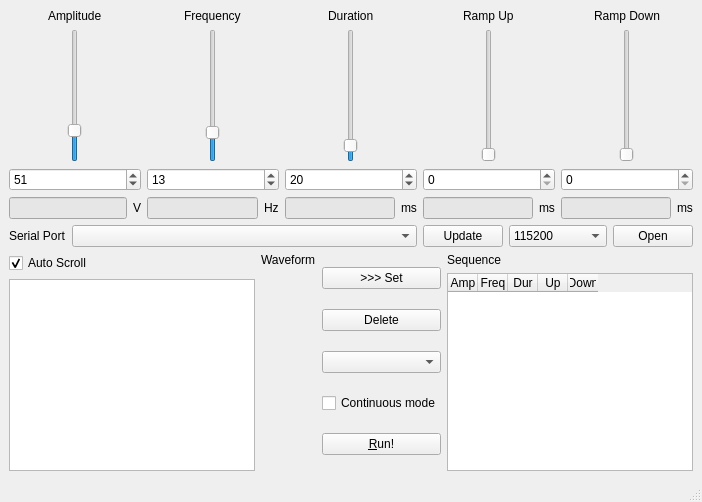
<?xml version="1.0" encoding="UTF-8"?>
<ui version="4.0">
 <class>MainWindow</class>
 <widget class="QMainWindow" name="MainWindow">
  <property name="geometry">
   <rect>
    <x>0</x>
    <y>0</y>
    <width>702</width>
    <height>502</height>
   </rect>
  </property>
  <property name="windowTitle">
   <string>MainWindow</string>
  </property>
  <widget class="QWidget" name="centralwidget">
   <layout class="QVBoxLayout" name="verticalLayout_10">
    <item>
     <layout class="QHBoxLayout" name="horizontalLayout_6">
      <item>
       <layout class="QVBoxLayout" name="verticalLayout">
        <item alignment="Qt::AlignHCenter">
         <widget class="QLabel" name="label">
          <property name="text">
           <string>Amplitude</string>
          </property>
         </widget>
        </item>
        <item alignment="Qt::AlignHCenter">
         <widget class="QSlider" name="verticalSlider_amp">
          <property name="sizePolicy">
           <sizepolicy hsizetype="Fixed" vsizetype="Expanding">
            <horstretch>0</horstretch>
            <verstretch>0</verstretch>
           </sizepolicy>
          </property>
          <property name="minimumSize">
           <size>
            <width>0</width>
            <height>80</height>
           </size>
          </property>
          <property name="minimum">
           <number>0</number>
          </property>
          <property name="maximum">
           <number>255</number>
          </property>
          <property name="value">
           <number>51</number>
          </property>
          <property name="orientation">
           <enum>Qt::Vertical</enum>
          </property>
         </widget>
        </item>
        <item>
         <widget class="QSpinBox" name="spinBox_amp">
          <property name="minimum">
           <number>0</number>
          </property>
          <property name="maximum">
           <number>255</number>
          </property>
          <property name="singleStep">
           <number>1</number>
          </property>
          <property name="value">
           <number>51</number>
          </property>
         </widget>
        </item>
        <item>
         <layout class="QHBoxLayout" name="horizontalLayout_8">
          <item>
           <widget class="QLineEdit" name="lineEdit_amp">
            <property name="styleSheet">
             <string notr="true">background-color: rgb(230, 230, 230);</string>
            </property>
            <property name="readOnly">
             <bool>true</bool>
            </property>
           </widget>
          </item>
          <item alignment="Qt::AlignHCenter">
           <widget class="QLabel" name="label_14">
            <property name="text">
             <string>V</string>
            </property>
           </widget>
          </item>
         </layout>
        </item>
       </layout>
      </item>
      <item>
       <layout class="QVBoxLayout" name="verticalLayout_2">
        <item alignment="Qt::AlignHCenter">
         <widget class="QLabel" name="label_2">
          <property name="text">
           <string>Frequency</string>
          </property>
         </widget>
        </item>
        <item alignment="Qt::AlignHCenter">
         <widget class="QSlider" name="verticalSlider_freq">
          <property name="minimum">
           <number>1</number>
          </property>
          <property name="maximum">
           <number>64</number>
          </property>
          <property name="value">
           <number>13</number>
          </property>
          <property name="orientation">
           <enum>Qt::Vertical</enum>
          </property>
         </widget>
        </item>
        <item>
         <widget class="QSpinBox" name="spinBox_freq">
          <property name="minimum">
           <number>1</number>
          </property>
          <property name="maximum">
           <number>64</number>
          </property>
          <property name="value">
           <number>13</number>
          </property>
         </widget>
        </item>
        <item>
         <layout class="QHBoxLayout" name="horizontalLayout_7">
          <item>
           <widget class="QLineEdit" name="lineEdit_freq">
            <property name="styleSheet">
             <string notr="true">background-color: rgb(230, 230, 230);</string>
            </property>
           </widget>
          </item>
          <item>
           <widget class="QLabel" name="label_13">
            <property name="text">
             <string>Hz</string>
            </property>
           </widget>
          </item>
         </layout>
        </item>
       </layout>
      </item>
      <item>
       <layout class="QVBoxLayout" name="verticalLayout_3">
        <item alignment="Qt::AlignHCenter">
         <widget class="QLabel" name="label_3">
          <property name="text">
           <string>Duration</string>
          </property>
         </widget>
        </item>
        <item alignment="Qt::AlignHCenter">
         <widget class="QSlider" name="verticalSlider_duration">
          <property name="maximum">
           <number>255</number>
          </property>
          <property name="value">
           <number>20</number>
          </property>
          <property name="orientation">
           <enum>Qt::Vertical</enum>
          </property>
         </widget>
        </item>
        <item>
         <widget class="QSpinBox" name="spinBox_duration">
          <property name="minimum">
           <number>0</number>
          </property>
          <property name="maximum">
           <number>255</number>
          </property>
          <property name="singleStep">
           <number>1</number>
          </property>
          <property name="value">
           <number>20</number>
          </property>
         </widget>
        </item>
        <item>
         <layout class="QHBoxLayout" name="horizontalLayout_9">
          <item>
           <widget class="QLineEdit" name="lineEdit_duration">
            <property name="styleSheet">
             <string notr="true">background-color: rgb(230, 230, 230);</string>
            </property>
           </widget>
          </item>
          <item>
           <widget class="QLabel" name="label_15">
            <property name="text">
             <string>ms</string>
            </property>
           </widget>
          </item>
         </layout>
        </item>
       </layout>
      </item>
      <item>
       <layout class="QVBoxLayout" name="verticalLayout_4">
        <item alignment="Qt::AlignHCenter">
         <widget class="QLabel" name="label_4">
          <property name="text">
           <string>Ramp Up</string>
          </property>
         </widget>
        </item>
        <item alignment="Qt::AlignHCenter">
         <widget class="QSlider" name="verticalSlider_up">
          <property name="maximum">
           <number>15</number>
          </property>
          <property name="orientation">
           <enum>Qt::Vertical</enum>
          </property>
         </widget>
        </item>
        <item>
         <widget class="QSpinBox" name="spinBox_up">
          <property name="minimum">
           <number>0</number>
          </property>
          <property name="maximum">
           <number>15</number>
          </property>
          <property name="singleStep">
           <number>1</number>
          </property>
          <property name="value">
           <number>0</number>
          </property>
         </widget>
        </item>
        <item>
         <layout class="QHBoxLayout" name="horizontalLayout_10">
          <item>
           <widget class="QLineEdit" name="lineEdit_up">
            <property name="styleSheet">
             <string notr="true">background-color: rgb(230, 230, 230);</string>
            </property>
           </widget>
          </item>
          <item>
           <widget class="QLabel" name="label_16">
            <property name="text">
             <string>ms</string>
            </property>
           </widget>
          </item>
         </layout>
        </item>
       </layout>
      </item>
      <item>
       <layout class="QVBoxLayout" name="verticalLayout_5">
        <item alignment="Qt::AlignHCenter">
         <widget class="QLabel" name="label_5">
          <property name="text">
           <string>Ramp Down</string>
          </property>
         </widget>
        </item>
        <item alignment="Qt::AlignHCenter">
         <widget class="QSlider" name="verticalSlider_down">
          <property name="maximum">
           <number>15</number>
          </property>
          <property name="orientation">
           <enum>Qt::Vertical</enum>
          </property>
         </widget>
        </item>
        <item>
         <widget class="QSpinBox" name="spinBox_down">
          <property name="minimum">
           <number>0</number>
          </property>
          <property name="maximum">
           <number>15</number>
          </property>
          <property name="singleStep">
           <number>1</number>
          </property>
          <property name="value">
           <number>0</number>
          </property>
         </widget>
        </item>
        <item>
         <layout class="QHBoxLayout" name="horizontalLayout_11">
          <item>
           <widget class="QLineEdit" name="lineEdit_down">
            <property name="styleSheet">
             <string notr="true">background-color: rgb(230, 230, 230);</string>
            </property>
           </widget>
          </item>
          <item>
           <widget class="QLabel" name="label_17">
            <property name="text">
             <string>ms</string>
            </property>
           </widget>
          </item>
         </layout>
        </item>
       </layout>
      </item>
     </layout>
    </item>
    <item>
     <layout class="QHBoxLayout" name="horizontalLayout_serial">
      <item>
       <layout class="QFormLayout" name="formLayout">
        <item row="0" column="0">
         <widget class="QLabel" name="label_6">
          <property name="text">
           <string>Serial Port</string>
          </property>
         </widget>
        </item>
        <item row="0" column="1">
         <widget class="QComboBox" name="comboBox_serial">
          <property name="sizePolicy">
           <sizepolicy hsizetype="Expanding" vsizetype="Fixed">
            <horstretch>0</horstretch>
            <verstretch>0</verstretch>
           </sizepolicy>
          </property>
          <property name="minimumSize">
           <size>
            <width>150</width>
            <height>0</height>
           </size>
          </property>
         </widget>
        </item>
       </layout>
      </item>
      <item>
       <widget class="QPushButton" name="pushButton_update">
        <property name="sizePolicy">
         <sizepolicy hsizetype="Preferred" vsizetype="Fixed">
          <horstretch>0</horstretch>
          <verstretch>0</verstretch>
         </sizepolicy>
        </property>
        <property name="text">
         <string>Update</string>
        </property>
       </widget>
      </item>
      <item>
       <widget class="QComboBox" name="comboBox_baud">
        <property name="minimumSize">
         <size>
          <width>98</width>
          <height>0</height>
         </size>
        </property>
        <property name="currentIndex">
         <number>5</number>
        </property>
        <item>
         <property name="text">
          <string>4800</string>
         </property>
        </item>
        <item>
         <property name="text">
          <string>9600</string>
         </property>
        </item>
        <item>
         <property name="text">
          <string>19200</string>
         </property>
        </item>
        <item>
         <property name="text">
          <string>38400</string>
         </property>
        </item>
        <item>
         <property name="text">
          <string>57600</string>
         </property>
        </item>
        <item>
         <property name="text">
          <string>115200</string>
         </property>
        </item>
        <item>
         <property name="text">
          <string>230400</string>
         </property>
        </item>
        <item>
         <property name="text">
          <string>250000</string>
         </property>
        </item>
       </widget>
      </item>
      <item>
       <widget class="QPushButton" name="pushButton_open">
        <property name="sizePolicy">
         <sizepolicy hsizetype="Fixed" vsizetype="Fixed">
          <horstretch>0</horstretch>
          <verstretch>0</verstretch>
         </sizepolicy>
        </property>
        <property name="text">
         <string>Open</string>
        </property>
       </widget>
      </item>
     </layout>
    </item>
    <item>
     <layout class="QHBoxLayout" name="horizontalLayout">
      <item>
       <layout class="QVBoxLayout" name="verticalLayout_6">
        <item>
         <widget class="QCheckBox" name="checkBox_autoscroll">
          <property name="text">
           <string>Auto Scroll</string>
          </property>
          <property name="checked">
           <bool>true</bool>
          </property>
         </widget>
        </item>
        <item>
         <widget class="QTextBrowser" name="textBrowser_log">
          <property name="lineWrapMode">
           <enum>QTextEdit::NoWrap</enum>
          </property>
          <property name="html">
           <string>&lt;!DOCTYPE HTML PUBLIC &quot;-//W3C//DTD HTML 4.0//EN&quot; &quot;http://www.w3.org/TR/REC-html40/strict.dtd&quot;&gt;
&lt;html&gt;&lt;head&gt;&lt;meta name=&quot;qrichtext&quot; content=&quot;1&quot; /&gt;&lt;style type=&quot;text/css&quot;&gt;
p, li { white-space: pre-wrap; }
&lt;/style&gt;&lt;/head&gt;&lt;body style=&quot; font-family:'.SF NS Text'; font-size:13pt; font-weight:400; font-style:normal;&quot;&gt;
&lt;p style=&quot;-qt-paragraph-type:empty; margin-top:0px; margin-bottom:0px; margin-left:0px; margin-right:0px; -qt-block-indent:0; text-indent:0px;&quot;&gt;&lt;br /&gt;&lt;/p&gt;&lt;/body&gt;&lt;/html&gt;</string>
          </property>
         </widget>
        </item>
       </layout>
      </item>
      <item>
       <layout class="QVBoxLayout" name="verticalLayout_7">
        <item>
         <widget class="QLabel" name="label_11">
          <property name="text">
           <string>Waveform</string>
          </property>
         </widget>
        </item>
        <item>
         <widget class="QWidget" name="widget_mpl" native="true">
          <property name="sizePolicy">
           <sizepolicy hsizetype="Expanding" vsizetype="Expanding">
            <horstretch>0</horstretch>
            <verstretch>0</verstretch>
           </sizepolicy>
          </property>
         </widget>
        </item>
       </layout>
      </item>
      <item>
       <layout class="QVBoxLayout" name="verticalLayout_8">
        <item>
         <widget class="QPushButton" name="pushButton_2">
          <property name="text">
           <string>&gt;&gt;&gt; Set</string>
          </property>
         </widget>
        </item>
        <item>
         <widget class="QPushButton" name="pushButton_3">
          <property name="text">
           <string>Delete</string>
          </property>
         </widget>
        </item>
        <item>
         <widget class="QComboBox" name="comboBox"/>
        </item>
        <item>
         <widget class="QCheckBox" name="checkBox_continuous">
          <property name="text">
           <string>Continuous mode</string>
          </property>
         </widget>
        </item>
        <item>
         <widget class="QPushButton" name="pushButton_run">
          <property name="text">
           <string>&amp;Run!</string>
          </property>
          <property name="shortcut">
           <string>Meta+R</string>
          </property>
         </widget>
        </item>
       </layout>
      </item>
      <item>
       <layout class="QVBoxLayout" name="verticalLayout_9">
        <item>
         <widget class="QLabel" name="label_12">
          <property name="text">
           <string>Sequence</string>
          </property>
         </widget>
        </item>
        <item>
         <widget class="QTableWidget" name="tableWidget">
          <attribute name="horizontalHeaderDefaultSectionSize">
           <number>30</number>
          </attribute>
          <column>
           <property name="text">
            <string>Amp</string>
           </property>
          </column>
          <column>
           <property name="text">
            <string>Freq</string>
           </property>
          </column>
          <column>
           <property name="text">
            <string>Dur</string>
           </property>
          </column>
          <column>
           <property name="text">
            <string>Up</string>
           </property>
          </column>
          <column>
           <property name="text">
            <string>Down</string>
           </property>
          </column>
         </widget>
        </item>
       </layout>
      </item>
     </layout>
    </item>
   </layout>
   <zorder>label</zorder>
   <zorder>label_9</zorder>
   <zorder>verticalSlider_down</zorder>
   <zorder>tableWidget</zorder>
   <zorder>label_12</zorder>
   <zorder>label_10</zorder>
   <zorder>verticalSlider_amp</zorder>
   <zorder>spinBox_down</zorder>
   <zorder>pushButton_3</zorder>
   <zorder>pushButton_run</zorder>
   <zorder>spinBox_amp</zorder>
   <zorder>label_2</zorder>
   <zorder>verticalSlider_duration</zorder>
   <zorder>spinBox_duration</zorder>
   <zorder>verticalSlider_up</zorder>
   <zorder>label_8</zorder>
   <zorder>graphicsView</zorder>
   <zorder>pushButton_2</zorder>
   <zorder>label_4</zorder>
   <zorder>label_11</zorder>
   <zorder>spinBox_up</zorder>
   <zorder>label_3</zorder>
   <zorder>spinBox_freq</zorder>
   <zorder>label_6</zorder>
   <zorder>label_5</zorder>
   <zorder>verticalSlider_freq</zorder>
   <zorder>label_7</zorder>
   <zorder>comboBox</zorder>
   <zorder></zorder>
   <zorder>layoutWidget_6</zorder>
   <zorder>checkBox_continuous</zorder>
   <zorder>checkBox_autoscroll</zorder>
   <zorder>textBrowser_log</zorder>
  </widget>
  <widget class="QMenuBar" name="menubar">
   <property name="geometry">
    <rect>
     <x>0</x>
     <y>0</y>
     <width>702</width>
     <height>22</height>
    </rect>
   </property>
  </widget>
  <widget class="QStatusBar" name="statusbar"/>
 </widget>
 <resources/>
 <connections>
  <connection>
   <sender>verticalSlider_amp</sender>
   <signal>valueChanged(int)</signal>
   <receiver>spinBox_amp</receiver>
   <slot>setValue(int)</slot>
   <hints>
    <hint type="sourcelabel">
     <x>51</x>
     <y>109</y>
    </hint>
    <hint type="destinationlabel">
     <x>41</x>
     <y>176</y>
    </hint>
   </hints>
  </connection>
  <connection>
   <sender>spinBox_amp</sender>
   <signal>valueChanged(int)</signal>
   <receiver>verticalSlider_amp</receiver>
   <slot>setValue(int)</slot>
   <hints>
    <hint type="sourcelabel">
     <x>41</x>
     <y>176</y>
    </hint>
    <hint type="destinationlabel">
     <x>51</x>
     <y>109</y>
    </hint>
   </hints>
  </connection>
  <connection>
   <sender>verticalSlider_freq</sender>
   <signal>valueChanged(int)</signal>
   <receiver>spinBox_freq</receiver>
   <slot>setValue(int)</slot>
   <hints>
    <hint type="sourcelabel">
     <x>198</x>
     <y>93</y>
    </hint>
    <hint type="destinationlabel">
     <x>168</x>
     <y>143</y>
    </hint>
   </hints>
  </connection>
  <connection>
   <sender>spinBox_freq</sender>
   <signal>valueChanged(int)</signal>
   <receiver>verticalSlider_freq</receiver>
   <slot>setValue(int)</slot>
   <hints>
    <hint type="sourcelabel">
     <x>168</x>
     <y>143</y>
    </hint>
    <hint type="destinationlabel">
     <x>198</x>
     <y>93</y>
    </hint>
   </hints>
  </connection>
  <connection>
   <sender>verticalSlider_duration</sender>
   <signal>valueChanged(int)</signal>
   <receiver>spinBox_duration</receiver>
   <slot>setValue(int)</slot>
   <hints>
    <hint type="sourcelabel">
     <x>333</x>
     <y>93</y>
    </hint>
    <hint type="destinationlabel">
     <x>302</x>
     <y>143</y>
    </hint>
   </hints>
  </connection>
  <connection>
   <sender>spinBox_duration</sender>
   <signal>valueChanged(int)</signal>
   <receiver>verticalSlider_duration</receiver>
   <slot>setValue(int)</slot>
   <hints>
    <hint type="sourcelabel">
     <x>302</x>
     <y>143</y>
    </hint>
    <hint type="destinationlabel">
     <x>333</x>
     <y>93</y>
    </hint>
   </hints>
  </connection>
  <connection>
   <sender>spinBox_up</sender>
   <signal>valueChanged(int)</signal>
   <receiver>verticalSlider_up</receiver>
   <slot>setValue(int)</slot>
   <hints>
    <hint type="sourcelabel">
     <x>437</x>
     <y>143</y>
    </hint>
    <hint type="destinationlabel">
     <x>468</x>
     <y>93</y>
    </hint>
   </hints>
  </connection>
  <connection>
   <sender>verticalSlider_up</sender>
   <signal>valueChanged(int)</signal>
   <receiver>spinBox_up</receiver>
   <slot>setValue(int)</slot>
   <hints>
    <hint type="sourcelabel">
     <x>468</x>
     <y>93</y>
    </hint>
    <hint type="destinationlabel">
     <x>437</x>
     <y>143</y>
    </hint>
   </hints>
  </connection>
  <connection>
   <sender>spinBox_down</sender>
   <signal>valueChanged(int)</signal>
   <receiver>verticalSlider_down</receiver>
   <slot>setValue(int)</slot>
   <hints>
    <hint type="sourcelabel">
     <x>572</x>
     <y>143</y>
    </hint>
    <hint type="destinationlabel">
     <x>603</x>
     <y>93</y>
    </hint>
   </hints>
  </connection>
  <connection>
   <sender>verticalSlider_down</sender>
   <signal>valueChanged(int)</signal>
   <receiver>spinBox_down</receiver>
   <slot>setValue(int)</slot>
   <hints>
    <hint type="sourcelabel">
     <x>603</x>
     <y>93</y>
    </hint>
    <hint type="destinationlabel">
     <x>572</x>
     <y>143</y>
    </hint>
   </hints>
  </connection>
 </connections>
</ui>
